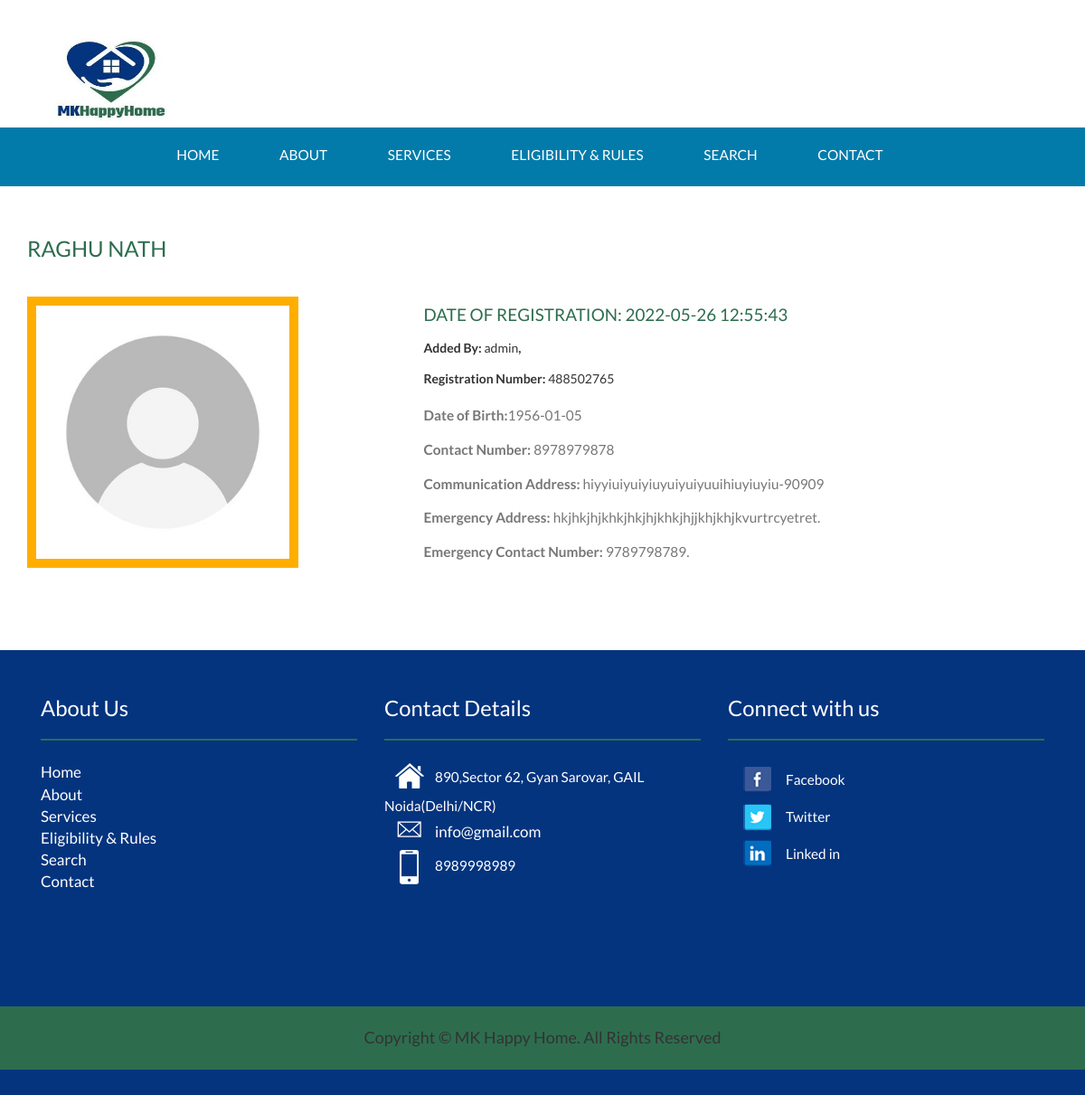
The app's page /view-scdetails.php?id=1 with its own data.
### tables this page shows
CREATE TABLE `tblseniorcitizen` (
  `ID` int(5) NOT NULL,
  `RegistrationNumber` int(10) DEFAULT NULL,
  `Name` varchar(250) DEFAULT NULL,
  `DateofBirth` date DEFAULT NULL,
  `ContactNumber` bigint(10) DEFAULT NULL,
  `CommunicationAddress` mediumtext DEFAULT NULL,
  `ProfilePic` varchar(250) DEFAULT NULL,
  `EmergencyAddress` mediumtext DEFAULT NULL,
  `EmergencyContactnumber` bigint(10) DEFAULT NULL,
  `AddedBy` varchar(100) DEFAULT NULL,
  `RegitrationDate` timestamp NULL DEFAULT current_timestamp()
);

CREATE TABLE `tblpage` (
  `ID` int(10) NOT NULL,
  `PageType` varchar(200) DEFAULT NULL,
  `PageTitle` mediumtext DEFAULT NULL,
  `PageDescription` mediumtext DEFAULT NULL,
  `Email` varchar(200) DEFAULT NULL,
  `MobileNumber` bigint(10) DEFAULT NULL,
  `UpdationDate` date DEFAULT NULL,
  `Timing` varchar(200) NOT NULL
);

### view-scdetails.php (the view, shortened to what this page needs)
<?php
include('includes/config.php');
  ?>
<!DOCTYPE HTML>
<html>
<head>
<link href="css/bootstrap.css" rel='stylesheet' type='text/css' />
<link href="css/style.css" rel='stylesheet' type='text/css' />
</head>
<body>
<?php include_once('includes/header.php');?>
</div>
	<div class="content">
	<div class="blog">
		<div class="container">
			<?php
                    $id=intval($_GET['id']);
                         $query=mysqli_query($con,"select * from tblseniorcitizen where tblseniorcitizen.ID='$id'");
while($row=mysqli_fetch_array($query))
{
?>
			<div class="blog-top">
				<h3><?php echo htmlentities($row['Name']);?></h3>
			</div>
			<div class="blog-bottom">
				<div class=" single-top">
					<div class="left-blog">
						<a href="single.html"><img class="img-responsive" src="admin/images/<?php echo htmlentities($row['ProfilePic']);?>" width="300" height="300" alt="" /></a>
					</div>
					<div class="top-blog">
						<a class="fast" href="#"><h2>Date of Registration: <?php echo htmlentities($row['RegitrationDate']);?> </h2></a>
					<ul class="men-grid">
						<li><strong>Added By: </strong><?php echo htmlentities($row['AddedBy']);?><strong>, </li><br>
						<li>Registration Number: </strong><?php echo htmlentities($row['RegistrationNumber']);?></li>
					</ul>
					<p><strong>Date of Birth:</strong><?php echo htmlentities($row['DateofBirth']);?></p>
					<p><strong>Contact Number: </strong><?php echo htmlentities($row['ContactNumber']);?></p>
					<p><strong>Communication Address: </strong><?php echo htmlentities($row['CommunicationAddress']);?></p>
					<p><strong>Emergency Address: </strong><?php echo htmlentities($row['EmergencyAddress']);?>.</p>
					<p><strong>Emergency Contact Number: </strong><?php echo htmlentities($row['EmergencyContactnumber']);?>.</p>
					</div>
				<div class="clearfix"> </div>
			</div><?php } ?>
		</div>
		</div>
	</div>
	<?php include_once('includes/footer.php');?>
</body>
</html>

### includes/footer.php (shortened to what this page needs)
<div class= "footer">
         <div class="container">
            <div class="col-md-4 footer-grid footer-grid1">
                    <div class="Office Address">
                        <h4>About Us</h4>
                       <ul class="bottom-icons">
                       <li class="active"><a href="index.php">Home</a></li>
                <li><a href="about.php">  About </a></li>
                <li><a href="services.php">Services</a></li>
                <li><a href="eligibility.php">Eligibility & Rules </a></li>
                <li><a href="search.php"> Search </a></li>
                <li><a href="contact.php">Contact</a></li>
                        </ul>
                     </div>
                </div>
                <div class="col-md-4 footer-grid footer-grid1">
                    <div class="Office Address">
                        <h4>Contact Details</h4>
                       <ul class="bottom-icons">
                        <?php
                            $ret=mysqli_query($con,"select * from tblpage where PageType='contactus' ");
                            while ($row=mysqli_fetch_array($ret)) {
                            ?>
                            <li><a class="home" href="#"><span> </span></a><?php  echo $row['PageDescription'];?></li>
                            <li><a class="mail" href="mailto:info@example.com"><span> </span><?php  echo $row['Email'];?></a></li>
                            <li><a class="mbl" href="#"><span> </span></a><?php  echo $row['MobileNumber'];?></li>
                            <div class="clearfix"> </div><?php } ?>
                            <br>
                                <iframe src="https://www.google.com/maps/embed?pb=!1m18!1m12!1m3!1d2480.24367395998!2d-0.37909728852553815!3d51.563766306467414!2m3!1f0!2f0!3f0!3m2!1i1024!2i768!4f13.1!3m3!1m2!1s0x4876132cdb24b3cf%3A0x46dc2b9f8b8d6085!2s35%20Leamington%20Cres%2C%20Harrow%20HA2%209HH!5e0!3m2!1sen!2suk!4v1722097423961!5m2!1sen!2suk" width="200" height="100" style="border:0;" allowfullscreen="" loading="lazy"></iframe>
                        </ul>
                     </div>
                </div>
                <div class="col-md-4 footer-grid footer-grid2">
                    <div class=" Follow us here">
                    <h4>Connect with us</h4>
                        <ul class="bottom-icons two">
                            <li><a class="fbook" href="#"><span> </span></a>Facebook</li>
                            <li><a class="twt" href="#"><span> </span></a>Twitter</li>
                            <li><a class="iin" href="#"><span> </span></a>Linked in</li>
                        </ul>
                    </div>
                    </div>
                    <div class="clearfix"> </div>
                </div>
    <div class="footer-bottom">
    <div class="container">
        <div class="row">
            <div class="col-md-12">
                <h4 class="copy-right">Copyright &copy; MK Happy Home. All Rights Reserved</h4>
            </div>
        </div>
    </div>
  </div>
            </div>

### css/style.css (style rules this page uses)
body { background: #fff; font-family: 'Lato', sans-serif; }
.blog { background:#fff; padding: 4em 0; }
.blog-top h3 { margin:0 0 0.5em; color:#2D6D4E; text-transform:uppercase; text-align: left; }
.blog-left,.left-blog,.top-blog { float:left; }
.left-blog { width: 36%; }
.left-blog img { border: 10px solid#FFAE00; }
.top-blog { width:53%; padding:0 0 0 2em; }
ul.men-grid li { padding: 0.5em 0; display: inline-block; }
.top-blog a.fast h2 { text-decoration: none; font-size: 1.35em; text-transform: uppercase; color: #2D6D4E; margin: 0.5em 0; font-weight: 400; }
ul.men-grid { padding: 0; }
.top-blog p { font-size: 1.1em; color: #777; line-height: 1.8em; }
.single-top { padding: 2em 0; }
.footer { background: #05347E; padding: 2em 0; }
.footer-grid h4 { color: #fff; font-size: 1.7em; text-decoration: none; font-weight: 400; margin: 1em 0; border-bottom: 2px solid #2D6D4E; padding: 0px 0 20px 0; }
ul.bottom-icons,ul.bottom-icons.two { padding: 0; }
ul.bottom-icons li,ul.bottom-icons.two li { display: block; margin-left:0px; list-style: none; }
ul.bottom-icons.two li a span { width:32px; height:32px; display: inline-block; background: url('../images/footer.png') no-repeat; vertical-align: middle; -webkit-transition: all 0.3s ease; -moz-transition: all 0.3s ease; -o-transition: all 0.3s ease; transition: all 0.3s ease; margin: 0 16px; }
ul.bottom-icons li a span { width:32px; height:38px; display: inline-block; background: url('../images/icons.png') no-repeat; vertical-align: middle; -webkit-transition: all 0.3s ease; -moz-transition: all 0.3s ease; -o-transition: all 0.3s ease; transition: all 0.3s ease; margin: 0 12px; }
ul.bottom-icons li a.home span { background-position: 0px -119px; }
ul.bottom-icons li a.mail span { background-position: 0px -179px; }
ul.bottom-icons li a.mbl span { background-position: 0px -219px; }
ul.bottom-icons.two li a.fbook span { background-position: -0px -0px; }
ul.bottom-icons.two li a.twt span { background-position: -0px -32px; }
ul.bottom-icons.two li a.iin span { background-position: -0px -64px; }
.bottom-icons li a,.bottom-icons.two li a,.bottom-icons li,.bottom-icons.two li { font-weight: 400; font-size: 1.1em; text-decoration: none; color: #fff; transition: 0.5s all; -webkit-transition: 0.5s all; -moz-transition: 0.5s all; -o-transition: 0.5s all; }
.bottom-icons.two li a { line-height: 2.4em; }
.footer-bottom { background: #2D6D4E none repeat scroll 0 0; padding: 15px; text-align: center; text-color:white; }

### records on screen
tblseniorcitizen: Name "RAGHU NATH", ProfilePic (picture), RegitrationDate "2022-05-26 12:55:43", AddedBy "admin", RegistrationNumber "488502765", DateofBirth "1956-01-05", ContactNumber "8978979878", CommunicationAddress "hiyyiuiyuiyiuyuiyuiyuuihiuyiuyiu-90909", EmergencyAddress "hkjhkjhjkhkjhkjhjkhkjhjjkhjkhjkvurtrcyetret", EmergencyContactnumber "9789798789"
tblpage: PageDescription "890,Sector 62, Gyan Sarovar, GAIL Noida(Delhi/NCR)", Email "info@gmail.com", MobileNumber "8989998989"
